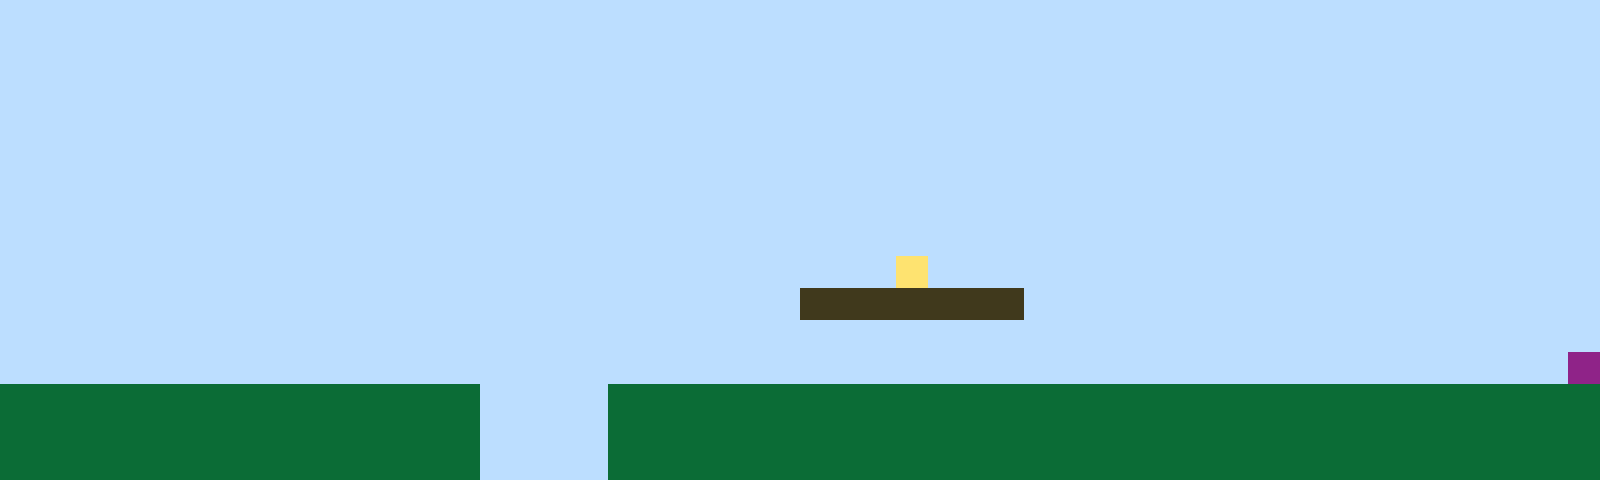

This game map was drawn from its Tiled (.tmx) file and the tilesets committed beside it. A one-line description and the full map source follow:
An orthogonal 50x15 tile map with 32x32 px tiles, 1 tile layer (Tile Layer 1).

<map version="1.10" tiledversion="1.11.2" orientation="orthogonal" renderorder="right-up" width="50" height="15" tilewidth="32" tileheight="32" infinite="0" nextlayerid="2" nextobjectid="1"><editorsettings><export target="map1.csv" format="csv" /></editorsettings><tileset firstgid="1" name="sprites" tilewidth="32" tileheight="32" tilecount="6" columns="3"><image source="sprites.png" width="96" height="64" /></tileset><layer id="1" name="Tile Layer 1" width="50" height="15"><data encoding="csv">1,1,1,1,1,1,1,1,1,1,1,1,1,1,1,1,1,1,1,1,1,1,1,1,1,1,1,1,1,1,1,1,1,1,1,1,1,1,1,1,1,1,1,1,1,1,1,1,1,1,1,1,1,1,1,1,1,1,1,1,1,1,1,1,1,1,1,1,1,1,1,1,1,1,1,1,1,1,1,1,1,1,1,1,1,1,1,1,1,1,1,1,1,1,1,1,1,1,1,1,1,1,1,1,1,1,1,1,1,1,1,1,1,1,1,1,1,1,1,1,1,1,1,1,1,1,1,1,1,1,1,1,1,1,1,1,1,1,1,1,1,1,1,1,1,1,1,1,1,1,1,1,1,1,1,1,1,1,1,1,1,1,1,1,1,1,1,1,1,1,1,1,1,1,1,1,1,1,1,1,1,1,1,1,1,1,1,1,1,1,1,1,1,1,1,1,1,1,1,1,1,1,1,1,1,1,1,1,1,1,1,1,1,1,1,1,1,1,1,1,1,1,1,1,1,1,1,1,1,1,1,1,1,1,1,1,1,1,1,1,1,1,1,1,1,1,1,1,1,1,1,1,1,1,1,1,1,1,1,1,1,1,1,1,1,1,1,1,1,1,1,1,1,1,1,1,1,1,1,1,1,1,1,1,1,1,1,1,1,1,1,1,1,1,1,1,1,1,1,1,1,1,1,1,1,1,1,1,1,1,1,1,1,1,1,1,1,1,1,1,1,1,1,1,1,1,1,1,1,1,1,1,1,1,1,1,1,1,1,1,1,1,1,1,1,1,1,1,1,1,1,1,1,1,1,1,1,1,1,1,1,1,1,1,1,1,1,1,1,1,1,1,1,1,1,1,1,1,1,1,1,1,1,1,1,1,1,1,1,1,1,1,1,1,1,1,1,1,1,1,1,1,1,1,1,1,1,1,1,1,1,1,1,1,1,1,1,1,1,1,1,1,1,1,1,1,1,1,4,1,1,1,1,1,1,1,1,1,1,1,1,1,1,1,1,1,1,1,1,1,1,1,1,1,1,1,1,1,1,1,1,1,1,1,1,1,1,1,1,1,1,1,1,1,1,3,3,3,3,3,3,3,1,1,1,1,1,1,1,1,1,1,1,1,1,1,1,1,1,1,1,1,1,1,1,1,1,1,1,1,1,1,1,1,1,1,1,1,1,1,1,1,1,1,1,1,1,1,1,1,1,1,1,1,1,1,1,1,1,1,1,1,1,1,1,1,1,1,1,1,1,1,1,1,1,1,1,1,1,1,1,1,1,1,1,1,1,1,1,1,1,1,1,1,1,1,1,1,1,1,1,1,1,1,1,1,1,1,1,1,1,1,1,1,1,1,1,1,1,6,2,2,2,2,2,2,2,2,2,2,2,2,2,2,2,1,1,1,1,2,2,2,2,2,2,2,2,2,2,2,2,2,2,2,2,2,2,2,2,2,2,2,2,2,2,2,2,2,2,2,2,2,2,2,2,2,2,2,2,2,2,2,2,2,2,1,1,1,1,2,2,2,2,2,2,2,2,2,2,2,2,2,2,2,2,2,2,2,2,2,2,2,2,2,2,2,2,2,2,2,2,2,2,2,2,2,2,2,2,2,2,2,2,2,2,1,1,1,1,2,2,2,2,2,2,2,2,2,2,2,2,2,2,2,2,2,2,2,2,2,2,2,2,2,2,2,2,2,2,2</data></layer></map>
